Frame 1 (no input): blank canvas, image omitted
Frame 60 (the mouse pressed at the canvas centre just before this capture): blank canvas, image omitted
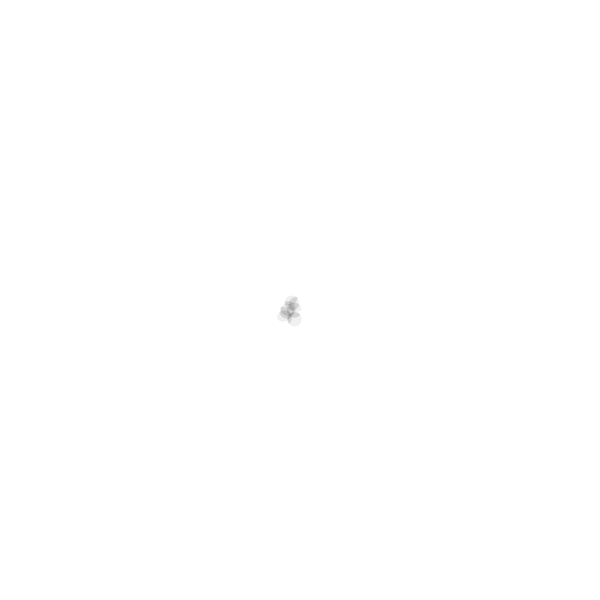
Frame 120 (the mouse held since frame 60 and released just before this capture)

The Processing sketch whose frames 1 and 60 were blank and that drew this single picture after the mouse press (run headless with seeded random() and noise(); from frame 60 on, the mouse is pressed at the canvas centre):

// Processing sketch: trace_03_decay
// ── trace_03_decay.pde
float t = 0;

int traceDensity = 10;
float distortion = 60;
float traceSize = 15;
float traceAlpha = 40;

int decayStep = 1;

void setup() {
  size(600, 600);
  background(255);
  frameRate(30);
}

void draw() {

  decayCanvas();

  if (mouseX != pmouseX || mouseY != pmouseY) {
    drawTrace(mouseX, mouseY);
  }

  t = t + 0.01;
}


// 让整个画布上的旧痕迹逐渐回到白色
void decayCanvas() {

  loadPixels();

  for (int i = 0; i < pixels.length; i++) {

    color currentColor = pixels[i];

    float r = min(255, red(currentColor) + decayStep);
    float g = min(255, green(currentColor) + decayStep);
    float b = min(255, blue(currentColor) + decayStep);

    pixels[i] = color(r, g, b);
  }

  updatePixels();
}


// 生成新的痕迹
void drawTrace(float x, float y) {

  noStroke();
  fill(0, traceAlpha);

  for (int i = 0; i < traceDensity; i++) {

    float noiseX = map(
      noise(t + i * 0.1),
      0, 1,
      -distortion, distortion
    );

    float noiseY = map(
      noise(t + 1000 + i * 0.1),
      0, 1,
      -distortion, distortion
    );

    float randomX = random(-10, 10);
    float randomY = random(-10, 10);

    circle(
      x + noiseX + randomX,
      y + noiseY + randomY,
      traceSize
    );
  }
}
